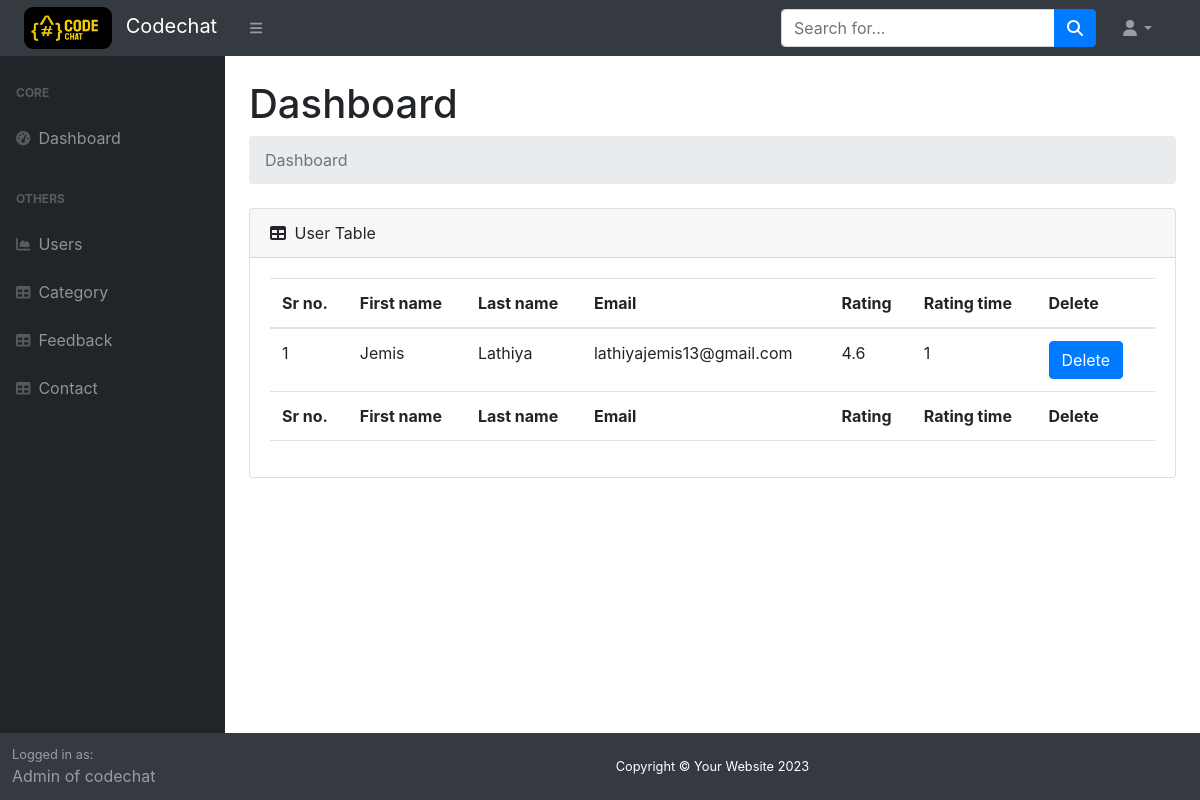
The page /admin/feedback.php (signed in) on the database its author committed.
### tables this page shows
CREATE TABLE `feedback` (
  `feedback_sno` int(10) NOT NULL,
  `feedback_fname` varchar(70) NOT NULL,
  `feedback_lname` varchar(70) NOT NULL,
  `feedback_email` varchar(70) NOT NULL,
  `feedback_rating` varchar(70) NOT NULL,
  `feedback_user` int(10) NOT NULL,
  `feedback_time` int(10) NOT NULL
);

### admin/feedback.php (the view, shortened to what this page needs)
<?php
include '_dbconnect.php';
?>
<?php
if ($_SESSION['adminlogin']==true) {
echo'
<!DOCTYPE html>
<html lang="en">
<head>
    <link href="https://cdn.jsdelivr.net/npm/simple-datatables@7.1.2/dist/style.min.css" rel="stylesheet" />
    <link href="css/styles.css" rel="stylesheet" />
    <link rel="stylesheet" href="https://cdn.jsdelivr.net/npm/bootstrap@4.6.0/dist/css/bootstrap.min.css"
>
    <link rel="stylesheet" href="https://stackpath.bootstrapcdn.com/bootstrap/4.4.0/css/bootstrap.min.css">
    <link rel="stylesheet" href="https://cdnjs.cloudflare.com/ajax/libs/rateYo/2.3.2/jquery.rateyo.min.css">
    <link rel="stylesheet" href="https://cdn.jsdelivr.net/npm/sweetalert2@11.0.19/dist/sweetalert2.min.css">
</head>
<body class="sb-nav-fixed">
    <nav class="sb-topnav navbar navbar-expand navbar-dark bg-dark">
        <a class="navbar-brand" href="/forrum/first.php">
            <img src="../img/logo3.png" alt=""> Codechat
        </a>
        <button class="btn btn-link btn-sm order-1 order-lg-0 me-4 me-lg-0" id="sidebarToggle" href="#!"><i
                class="fas fa-bars"></i></button>
        <form class="d-none d-md-inline-block form-inline ms-auto me-0 me-md-3 my-2 my-md-0">
            <div class="input-group">
                <input class="form-control" type="text" placeholder="Search for..." aria-label="Search for..."
                    aria-describedby="btnNavbarSearch" />
                <button class="btn btn-primary" id="btnNavbarSearch" type="button"><i
                        class="fas fa-search"></i></button>
            </div>
        </form>
        <ul class="navbar-nav ms-auto ms-md-0 me-3 me-lg-4">
            <li class="nav-item dropdown">
                <a class="nav-link dropdown-toggle" id="navbarDropdown" href="#" role="button" data-bs-toggle="dropdown"
                    aria-expanded="false"><i class="fas fa-user fa-fw"></i></a>
            </li>
        </ul>
    </nav>
    <div id="layoutSidenav">
        <div id="layoutSidenav_nav">
            <nav class="sb-sidenav accordion sb-sidenav-dark" id="sidenavAccordion">
                <div class="sb-sidenav-menu">
                    <div class="nav">
                        <div class="sb-sidenav-menu-heading">Core</div>
                        <a class="nav-link" href="first.php">
                            <div class="sb-nav-link-icon"><i class="fas fa-tachometer-alt"></i></div>
                            Dashboard
                        </a>
                        <div class="sb-sidenav-menu-heading">Others</div>
                        <a class="nav-link" href="users.php">
                            <div class="sb-nav-link-icon"><i class="fas fa-chart-area"></i></div>
                            Users
                        </a>
                        <a class="nav-link" href="category.php">
                            <div class="sb-nav-link-icon"><i class="fas fa-table"></i></div>
                            Category
                        </a>
                        <a class="nav-link" href="feedback.php">
                            <div class="sb-nav-link-icon"><i class="fas fa-table"></i></div>
                            Feedback
                        </a>
                        <a class="nav-link" href="contact.php">
                            <div class="sb-nav-link-icon"><i class="fas fa-table"></i></div>
                            Contact
                        </a>
                    </div>
                </div>
                <div class="sb-sidenav-footer">
                    <div class="small">Logged in as:</div>
                    Admin of codechat
                </div>
            </nav>
        </div>
        <div id="layoutSidenav_content">
            <main>
                <div class="container-fluid px-4">
                    <h1 class="mt-4">Dashboard</h1>
                    <ol class="breadcrumb mb-4">
                        <li class="breadcrumb-item active">Dashboard</li>
                    </ol>
                    <!-- <div class="row">
                        <div class="col-xl-3 col-md-6">
                            <div class="card bg-primary text-white mb-4">
                                <div class="card-body">Primary Card</div>
                                <div class="card-footer d-flex align-items-center justify-content-between">
                                    <a class="small text-white stretched-link" href="#">View Details</a>
                                    <div class="small text-white"><i class="fas fa-angle-right"></i></div>
                                </div>
                            </div>
                        </div>
                        <div class="col-xl-3 col-md-6">
                            <div class="card bg-warning text-white mb-4">
                                <div class="card-body">Warning Card</div>
                                <div class="card-footer d-flex align-items-center justify-content-between">
                                    <a class="small text-white stretched-link" href="#">View Details</a>
                                    <div class="small text-white"><i class="fas fa-angle-right"></i></div>
                                </div>
                            </div>
                        </div>
                        <div class="col-xl-3 col-md-6">
                            <div class="card bg-success text-white mb-4">
                                <div class="card-body">Success Card</div>
                                <div class="card-footer d-flex align-items-center justify-content-between">
                                    <a class="small text-white stretched-link" href="#">View Details</a>
                                    <div class="small text-white"><i class="fas fa-angle-right"></i></div>
                                </div>
                            </div>
                        </div>
                        <div class="col-xl-3 col-md-6">
                            <div class="card bg-danger text-white mb-4">
                                <div class="card-body">Danger Card</div>
                                <div class="card-footer d-flex align-items-center justify-content-between">
                                    <a class="small text-white stretched-link" href="#">View Details</a>
                                    <div class="small text-white"><i class="fas fa-angle-right"></i></div>
                                </div>
                            </div>
                        </div>
                    </div> -->';
                        $sql="SELECT * FROM `feedback`";
                        $result = mysqli_query($conn, $sql);
                    echo'
                    <div class="card mb-4">
                        <div class="card-header">
                            <i class="fas fa-table me-1"></i>
                            User Table
                        </div>
                        <div class="card-body">
                            <table id="datatablesSimple" class="table">
                                <thead>
                                    <tr>
                                        <th>Sr no.</th>
                                        <th>First name</th>
                                        <th>Last name</th>
                                        <th>Email</th>
                                        <th>Rating</th>
                                        <th>Rating time</th>
                                        <th>Delete</th>
                                    </tr>
                                </thead>
                                <tfoot>
                                    <tr>
                                        <th>Sr no.</th>
                                        <th>First name</th>
                                        <th>Last name</th>
                                        <th>Email</th>
                                        <th>Rating</th>
                                        <th>Rating time</th>
                                        <th>Delete</th>
                                    </tr>
                                </tfoot>
                                <tbody>';
                                    $feedbackcount=1;
                                    while ($row= mysqli_fetch_assoc($result)) {
                                        $feedback_sno= $row['feedback_sno'];
                                        $feedback_fname= $row['feedback_fname'];
                                        $feedback_lname= $row['feedback_lname'];
                                        $feedback_email= $row['feedback_email'];
                                        $feedback_rating= $row['feedback_rating'];
                                        $feedback_time= $row['feedback_time'];
                                        echo'
                                        <tr>
                                        <td>'.$feedbackcount.'</td>
                                        <td>'.$feedback_fname.'</td>
                                        <td>'.$feedback_lname.'</td>
                                        <td>'.$feedback_email.'</td>
                                        <td>'.$feedback_rating.'</td>
                                        <td>'.$feedback_time.'</td>
                                        <td><div class="deletebutton">
                                            <a type="button" href="feedback.php?$feedid='.$feedback_sno.'" class="btn btn-primary my-2 my-sm-0 mr-sm-2 edit">
                                            Delete
                                            </a>
                                          </div></td>';
                                        $feedbackcount++;
                                    }
                                echo'
                                </tbody>
                            </table>
                        </div>
                    </div>
                </div>
            </main>
            <footer class="py-4 bg-dark mt-auto">
                <div class="container-fluid px-4">
                    <div class="d-flex align-items-center justify-content-center small">
                        <div style="color: white;">Copyright &copy; Your Website 2023</div>
                    </div>
                </div>
            </footer>
        </div>
    </div>';
    echo'
    <script src="https://cdn.jsdelivr.net/npm/bootstrap@5.2.3/dist/js/bootstrap.bundle.min.js"
></script>
    <script src="js/scripts.js"></script>
    <script src="https://cdnjs.cloudflare.com/ajax/libs/Chart.js/2.8.0/Chart.min.js"></script>
    <script src="assets/demo/chart-area-demo.js"></script>
    <script src="assets/demo/chart-bar-demo.js"></script>
    <script src="https://cdn.jsdelivr.net/npm/simple-datatables@7.1.2/dist/umd/simple-datatables.min.js"
></script>
    <script src="js/datatables-simple-demo.js"></script>
    <script src="https://code.jquery.com/jquery-3.5.1.slim.min.js"
></script>
    <script src="https://cdn.jsdelivr.net/npm/bootstrap@4.6.0/dist/js/bootstrap.bundle.min.js"
></script>
      <script src="https://cdnjs.cloudflare.com/ajax/libs/jquery/3.3.1/jquery.min.js"></script>
</body>
</html>';
}
else {
    header("Location: /forrum/admin/index.php");
}
?>

### admin/feedback.php (style rules this page uses)
.navbar a img { height: 42px; width: 88px; border-radius: 9px; margin: 2px 8px; }

### rows shown on the page
feedback: feedback_fname "Jemis", feedback_lname "Lathiya", feedback_email "lathiyajemis13@gmail.com", feedback_rating "4.6", feedback_time "1"
